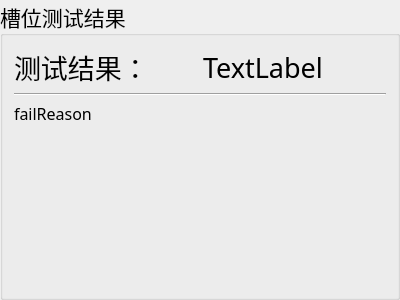
<?xml version="1.0" encoding="UTF-8"?>
<ui version="4.0">
 <class>GroupBox</class>
 <widget class="QGroupBox" name="GroupBox">
  <property name="geometry">
   <rect>
    <x>0</x>
    <y>0</y>
    <width>400</width>
    <height>300</height>
   </rect>
  </property>
  <property name="font">
   <font>
    <family>Agency FB</family>
    <pointsize>16</pointsize>
   </font>
  </property>
  <property name="windowTitle">
   <string>GroupBox</string>
  </property>
  <property name="title">
   <string>槽位测试结果</string>
  </property>
  <property name="flat">
   <bool>false</bool>
  </property>
  <layout class="QVBoxLayout" name="verticalLayout">
   <item>
    <layout class="QHBoxLayout" name="horizontalLayout">
     <item>
      <widget class="QLabel" name="label">
       <property name="font">
        <font>
         <family>Agency FB</family>
         <pointsize>20</pointsize>
        </font>
       </property>
       <property name="text">
        <string>测试结果：</string>
       </property>
      </widget>
     </item>
     <item>
      <widget class="QLabel" name="result">
       <property name="font">
        <font>
         <family>Agency FB</family>
         <pointsize>20</pointsize>
        </font>
       </property>
       <property name="text">
        <string>TextLabel</string>
       </property>
      </widget>
     </item>
    </layout>
   </item>
   <item>
    <widget class="Line" name="line">
     <property name="orientation">
      <enum>Qt::Horizontal</enum>
     </property>
    </widget>
   </item>
   <item>
    <widget class="QLabel" name="failReason">
     <property name="font">
      <font>
       <pointsize>12</pointsize>
      </font>
     </property>
     <property name="text">
      <string>failReason</string>
     </property>
     <property name="scaledContents">
      <bool>false</bool>
     </property>
    </widget>
   </item>
   <item>
    <spacer name="verticalSpacer">
     <property name="orientation">
      <enum>Qt::Vertical</enum>
     </property>
     <property name="sizeHint" stdset="0">
      <size>
       <width>20</width>
       <height>40</height>
      </size>
     </property>
    </spacer>
   </item>
  </layout>
 </widget>
 <resources/>
 <connections/>
</ui>
